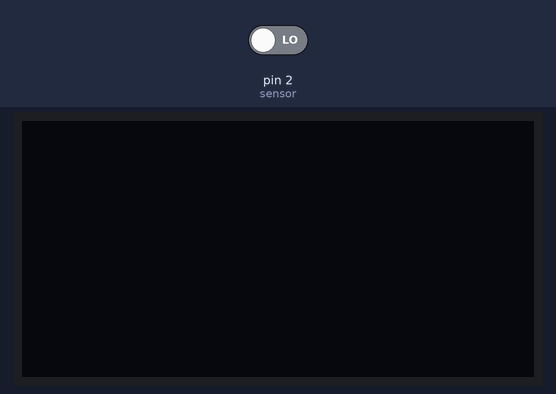
A sketch run on a simulated Arduino Uno, built with avr-gcc and run on an emulated ATmega328P. Parts: 128×64 one-colour display. The test bench sets the inputs (shaded band); at power-on: pin 2 (sensor) LOW.

Above: at 1.2 s.
1.3 s: pin 2 (sensor) driven HIGH
At 2.4 s:
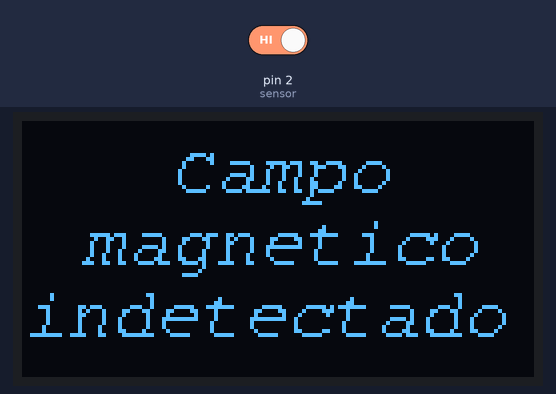
2.8 s: pin 2 (sensor) driven LOW
At 3.6 s:
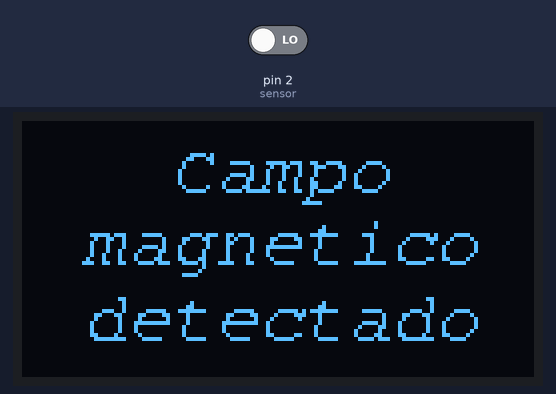
4.3 s: pin 2 (sensor) driven HIGH
At 4.7 s:
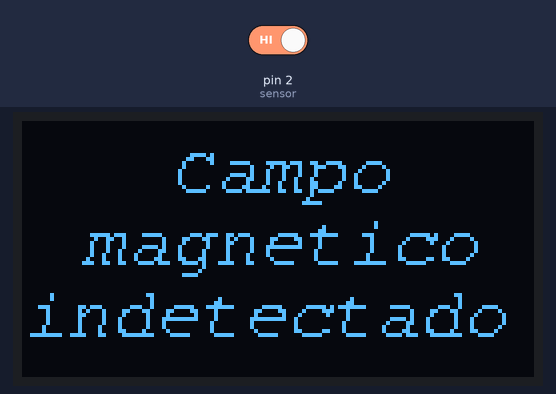
Timing chart, 0 to 7.3 s (numbered marks = the images above; inputs shaded):
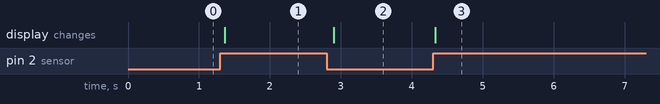

Measured:
- after the input at 1.3 s, the display: changes after 0.06 s (image 1)
- after the input at 2.8 s, the display: changes after 0.10 s (image 2)
- after the input at 4.3 s, the display: changes at once (image 3)

The sketch:

sensor_magnetico.ino
```cpp
#include <Wire.h> //Biblioteca para uso do protocolo I2C;
#include <Adafruit_GFX.h> //Biblioteca para manipulação gráfica no display;
#include <Adafruit_SH1106.h> //Biblioteca para operação do driver de controle do display;

#include <Fonts/FreeMono9pt7b.h> //Fonte para alteração do texto;
#include <Fonts/FreeSansBoldOblique9pt7b.h> //Fonte para alteração do texto;
#include <Fonts/FreeMonoOblique9pt7b.h> //Fonte para alteração do texto;

#define OLED_RESET -1 //Em displays que não possuem pino RESET, é dado o valor -1;

Adafruit_SH1106 display(OLED_RESET); //Declaração da tela com o nome "display";

int sensor = 2;
int campo_mag;
bool last_state;


void setup() {
  campo_mag = false;
  display.begin(SH1106_SWITCHCAPVCC, 0x3C); //Inicialização do display com a biblioteca e endereço de hardware do display;
  Serial.begin (9600);

}

void loop() {

  campo_mag = digitalRead(sensor);

  display.clearDisplay(); //Comando para limpar a tela;
  display.setFont(&FreeMonoOblique9pt7b); //Comando para definir a fonte que será utilizada;
  display.setTextColor(WHITE); //Comando para definir a cor do texto;
  display.setTextSize(1); //Comando para definir tamanho od
  display.setCursor(37, 17); //Definição de onde o texto será escrito. Lembre se que: linha, coluna;

  if (campo_mag != last_state){
    if (campo_mag){

      display.print("Campo");
      display.setCursor(15, 35); //Definição de onde o texto será escrito. Lembre se que: linha, coluna;
      display.print("magnetico indetectado");
    }

    else {
      display.print("Campo");
      display.setCursor(15, 35); //Definição de onde o texto será escrito. Lembre se que: linha, coluna;
      display.print("magnetico");
      display.setCursor(15, 54); //Definição de onde o texto será escrito. Lembre se que: linha, coluna;
      display.print("detectado");

    }

    last_state = campo_mag;
    display.display(); //Mostrar informações na tela;
  }

delay (100);

}
```
